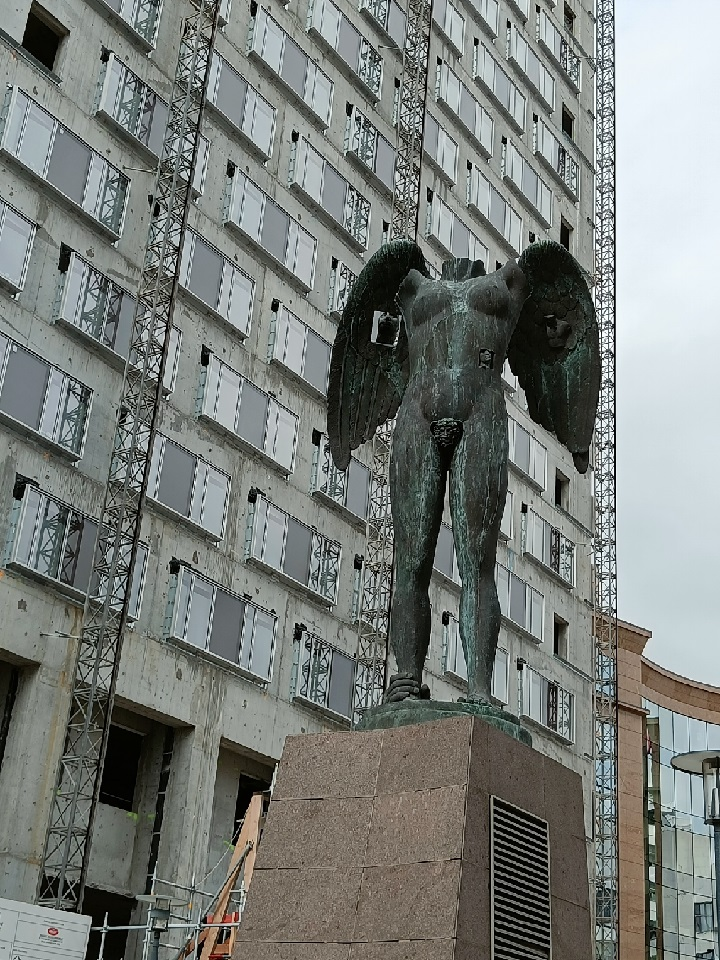
#> input picture trouba.jpg, 720 x 960 px
$ python filter3.py
#> lines starting #> are read from the running program, lines starting #| are printed output that depends on the picture
from PIL import Image
import time
start_time = time.time()

obrazek = Image.open("trouba.jpg")
#> obrazek is the input picture: PIL image 720x960 RGB; mean R, G, B 121.1, 125.5, 121.6
sirka, vyska = obrazek.size
#> sirka = 720; vyska = 960
x = 0
for x in range(sirka):
    y = 0
    for y in range(vyska):
        r, g, b = obrazek.getpixel((x,y))
        prumer = int((r+g+b)/3)
        obrazek.putpixel((x,y), (70-r , 70-g, 98-b))
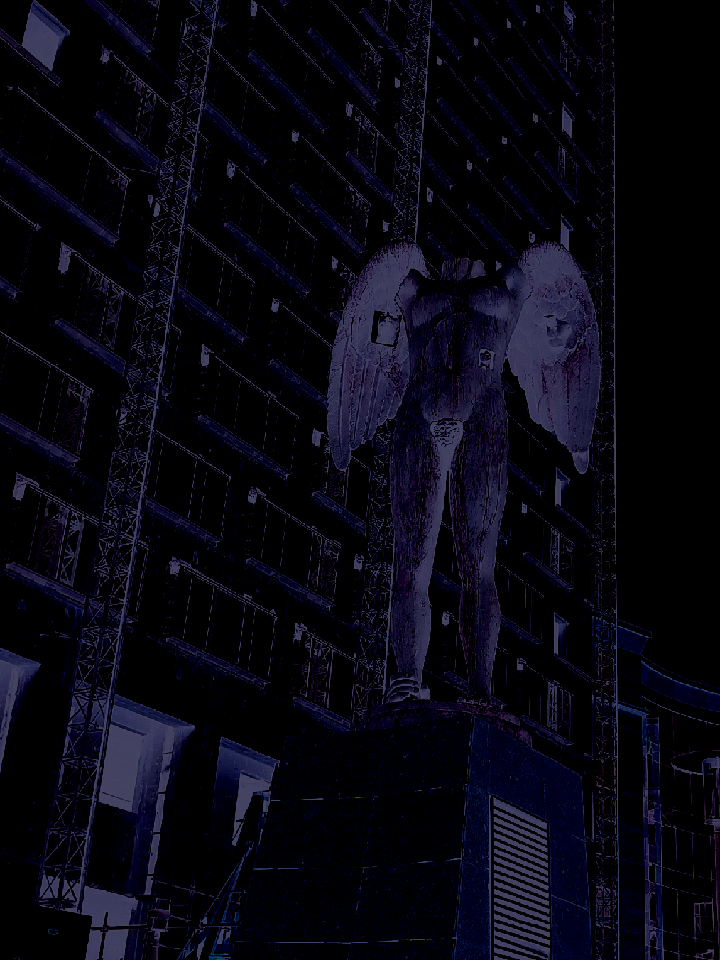
#> obrazek: PIL image 720x960 RGB; mean R, G, B 7.8, 7, 16.9

print("ok")
##display(obrazek)
end_time = time.time()
print(f"Runtime of the program is {end_time - start_time}")

obrazek.show()
